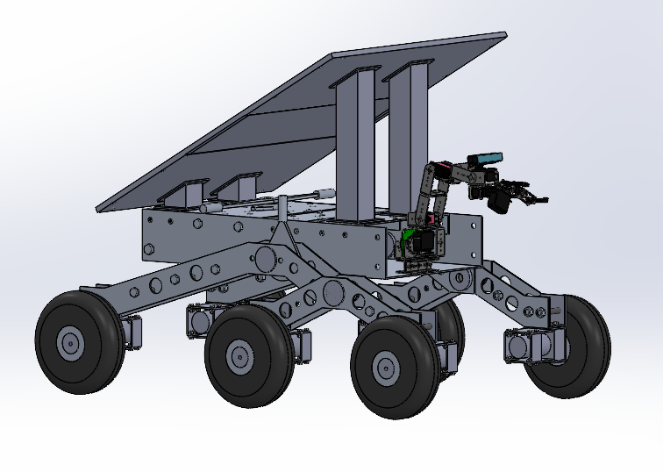
#> input picture paper/figures/src/media/image141.png, 663 x 472 px
$ python compose_photos.py
#> lines starting #> are read from the running program, lines starting #| are printed output that depends on the picture
"""Compose photo figures for the paper from the team's own media (report
images, presentation videos). Outputs JPEGs in paper/figures/."""
from __future__ import annotations

import os
import sys

from PIL import Image, ImageDraw, ImageFont

HERE = os.path.dirname(os.path.abspath(__file__))
ROOT = os.path.dirname(HERE)
FIG = os.path.join(ROOT, "paper", "figures")
SRC = os.path.join(FIG, "src")
MEDIA = sys.argv[1] if len(sys.argv) > 1 else os.path.join(SRC, "media")


def font(sz):
    for f in ("segoeuib.ttf", "arialbd.ttf", "DejaVuSans-Bold.ttf"):
        try:
            return ImageFont.truetype(f, sz)
        except OSError:
            pass
    return ImageFont.load_default()


def load(path, h, crop=None):
#> called with path = 'paper/figures/src/media/image141.png', h = 760, crop = (0.04, 0.06, 0.97, 0.95)
    im = Image.open(path).convert("RGB")
    if crop:
        w0, h0 = im.size
#> w0 = 663; h0 = 472
        im = im.crop((int(crop[0] * w0), int(crop[1] * h0), int(crop[2] * w0), int(crop[3] * h0)))
#> im: PIL image 617x420 RGB
    return im.resize((int(im.width * h / im.height), h), Image.LANCZOS)


def row(panels, h, gap=12, label_size=34, out=None, width=None):
    ims = [load(p, h, c) for p, c in panels]
#> call 2 of load, with path = 'paper/figures/src/media/image142.jpeg', h = 760
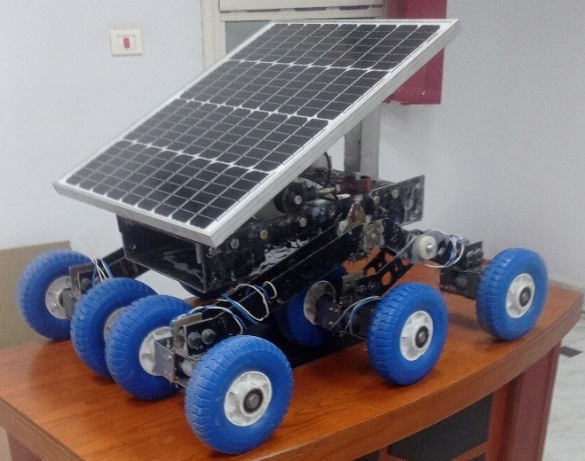
#> input picture paper/figures/src/media/image142.jpeg, 585 x 461 px
#> in load, im is the input picture: PIL image 585x461 RGB; mean R, G, B 123.8, 116.6, 122.1
#> call 3 of load, with path = 'paper/figures/src/nav_40.jpg', h = 760, crop = (0.22, 0.05, 0.92, 1)
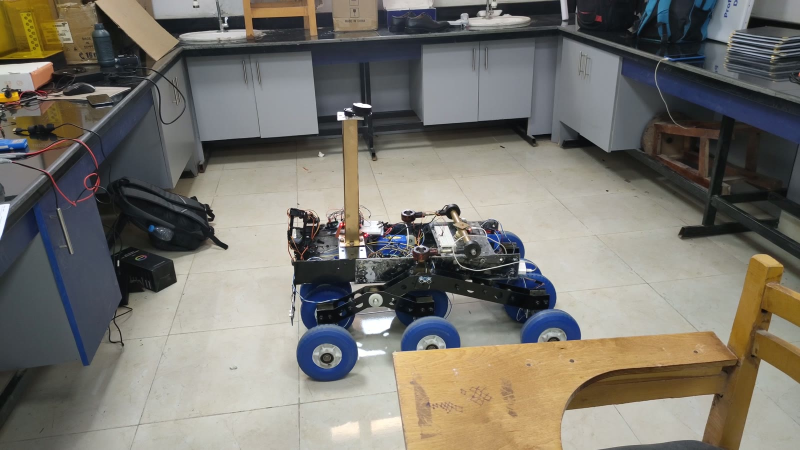
#> input picture paper/figures/src/nav_40.jpg, 1600 x 900 px (shown at 1/2 size)
#> in load, im is the input picture: PIL image 1600x900 RGB; mean R, G, B 119.7, 116.5, 108.7
#> in load (call 3), `im = im.crop((int(crop[0] * w0), int(crop[1] * h0), int(crop[2] * w0),..`:
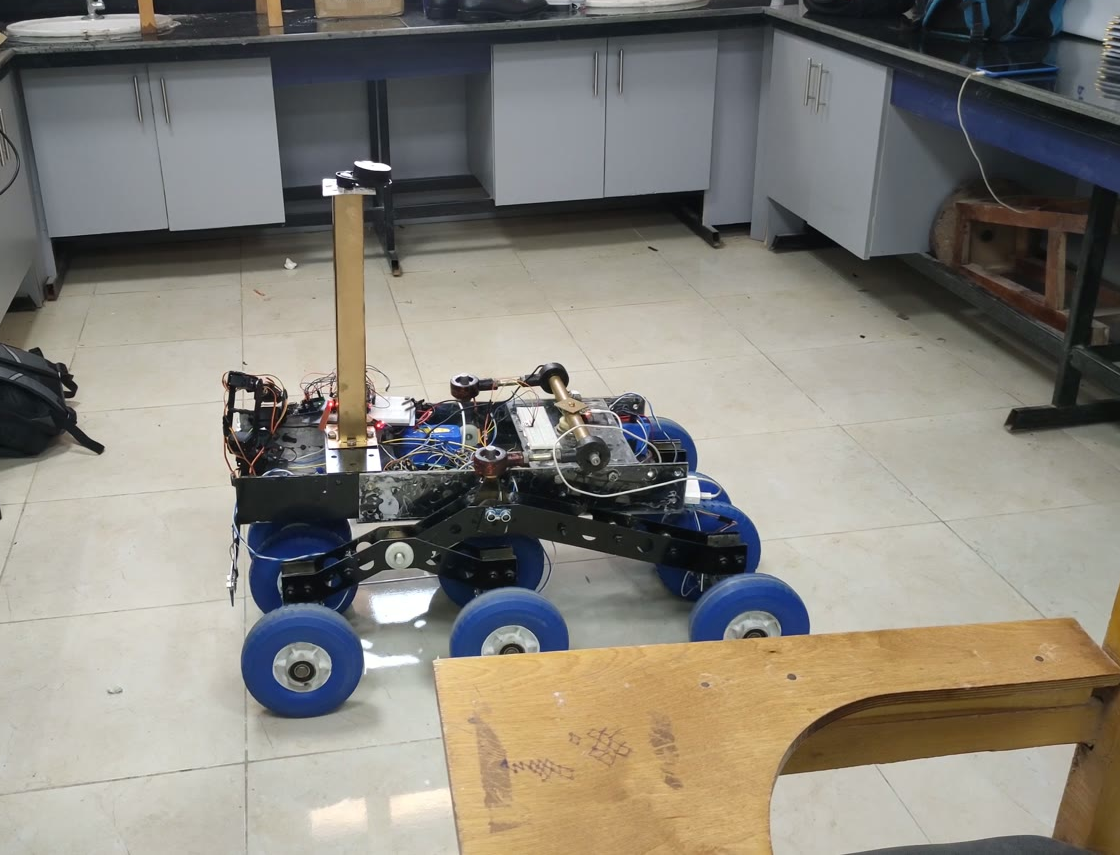
#> im: PIL image 1120x855 RGB; mean R, G, B 134, 130.3, 121.9
#> ims = 3 items
    W = sum(i.width for i in ims) + gap * (len(ims) - 1)
#> W = 3099
    canvas = Image.new("RGB", (W, h), "white")
#> canvas: PIL image 3099x760 RGB; every value is 255
    x = 0
    d = ImageDraw.Draw(canvas)
    f = font(label_size)
    for k, im in enumerate(ims):
        canvas.paste(im, (x, 0))
        lab = f"({chr(97 + k)})"
        tw = d.textlength(lab, font=f)
        d.rounded_rectangle((x + 10, 10, x + 26 + tw, 16 + label_size + 8), radius=6, fill=(255, 255, 255))
        d.text((x + 18, 12), lab, fill=(11, 11, 11), font=f)
        x += im.width + gap
#> this loop made 3 passes
#> (lab, tw, x) on passes 1 to 3: ('(a)', 47.36, 1128), ('(b)', 48.11, 2104), ('(c)', 45.22, 3111)
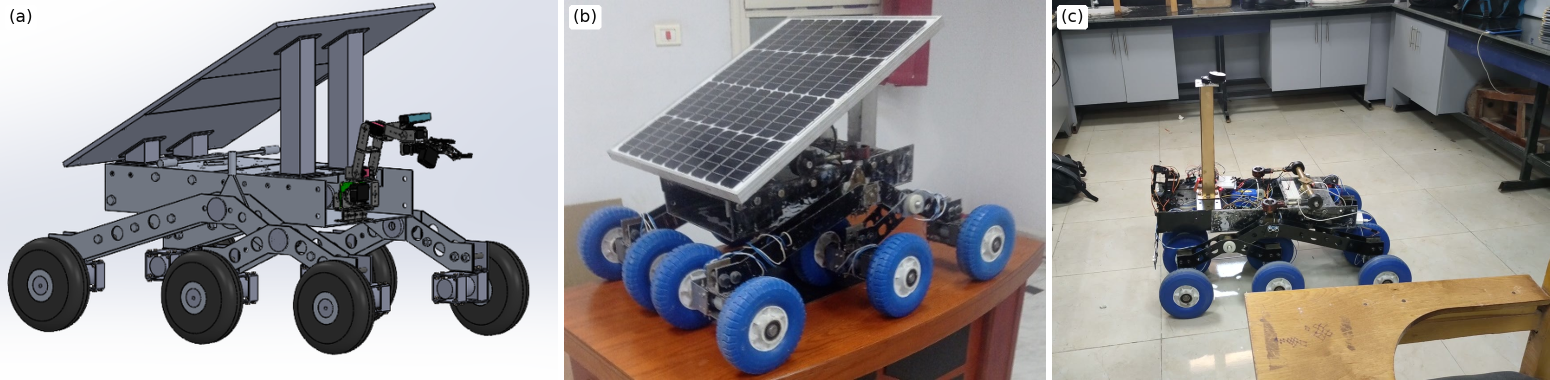
#> canvas: PIL image 3099x760 RGB (shown at 1/2 size); mean R, G, B 143.9, 141.3, 142.6
#> after the loop, x = 3111
    if width:
        canvas = canvas.resize((width, int(canvas.height * width / canvas.width)), Image.LANCZOS)
#> canvas: PIL image 2400x588 RGB
    canvas.save(out, quality=90)
    print("saved", out, canvas.size)
#| saved paper/figures/fig_rover.jpg (2400, 588)


if __name__ == "__main__":
    M = MEDIA
    row([(os.path.join(M, "image141.png"), (0.04, 0.06, 0.97, 0.95)),
         (os.path.join(M, "image142.jpeg"), None),
         (os.path.join(SRC, "nav_40.jpg"), (0.22, 0.05, 0.92, 1.0))],
        h=760, out=os.path.join(FIG, "fig_rover.jpg"), width=2400)
    row([(os.path.join(M, "image177.png"), (0.22, 0.0, 0.78, 1.0)),
         (os.path.join(M, "image178.jpeg"), None),
         (os.path.join(SRC, "nav_14.jpg"), None),
         (os.path.join(SRC, "nav_6.jpg"), (0.05, 0.1, 0.9, 0.95))],
        h=700, out=os.path.join(FIG, "fig_real_results.jpg"), width=2400)
#> call 4 of load, with path = 'paper/figures/src/media/image177.png', h = 700, crop = (0.22, 0, 0.78, 1)
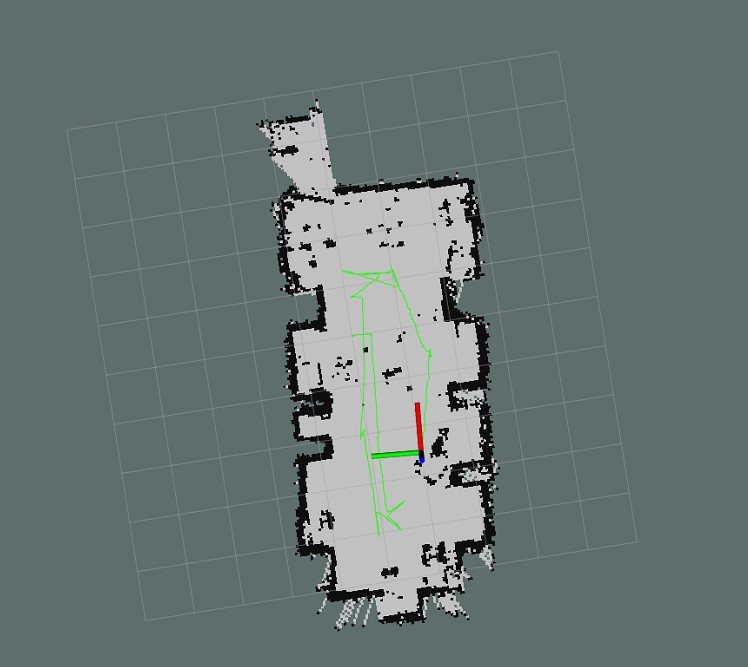
#> input picture paper/figures/src/media/image177.png, 748 x 667 px
#> in load, im is the input picture: PIL image 748x667 RGB; mean R, G, B 104.7, 118.4, 117.1
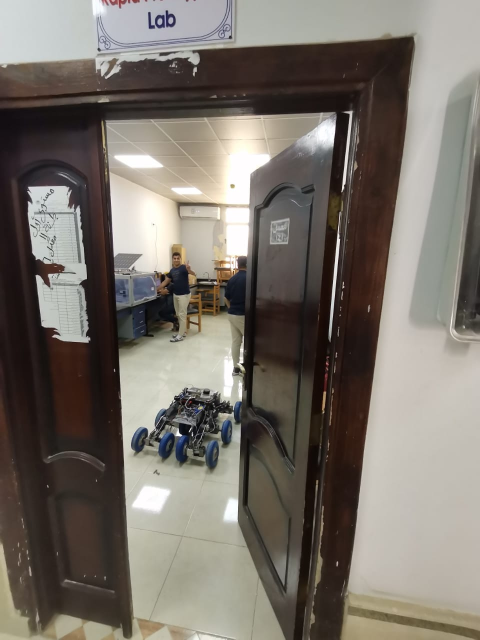
#> input picture paper/figures/src/media/image178.jpeg, 960 x 1280 px (shown at 1/2 size)
#> in load, im is the input picture: PIL image 960x1280 RGB; mean R, G, B 120.6, 114, 106.1
#> in load (call 5), `return im.resize((int(im.width * h / im.height), h), Image.LANCZOS)`:
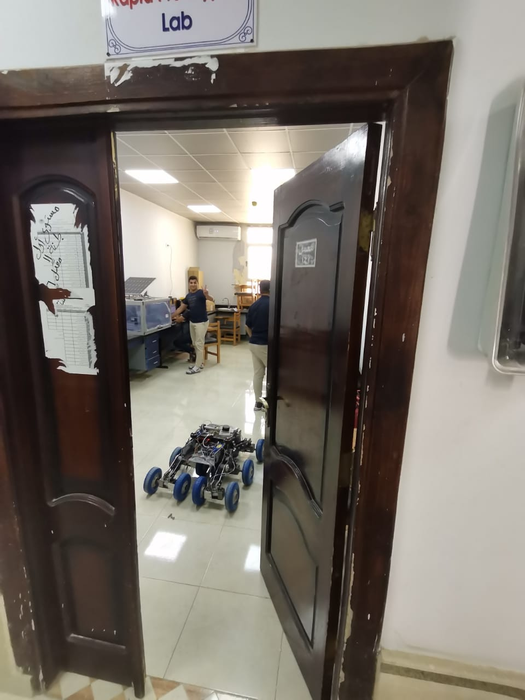
#> returned value: PIL image 525x700 RGB; mean R, G, B 120.6, 114, 106.1
#> (the run stopped early here; a loop or call above may not have finished)
